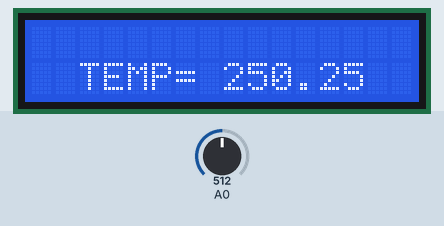
This sketch was run on a simulated Arduino Uno, built with avr-gcc and run on an emulated ATmega328P. Parts: 16×2 character LCD. The inputs (shaded band) are chosen by the test bench; at power-on: A0 = 512. Storage starts empty; what the sketch prints to the serial monitor is not drawn.

Above: at 1.2 s.
1.3 s: A0 set to 716
At 2.9 s:
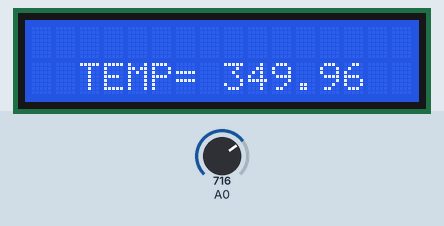
3.6 s: A0 set to 900
At 5.3 s:
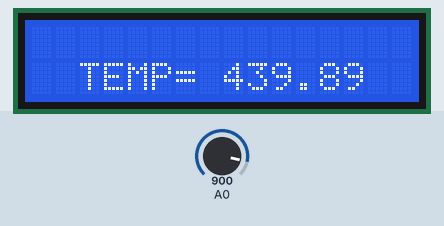
5.6 s: A0 set to 1023
At 7.0 s:
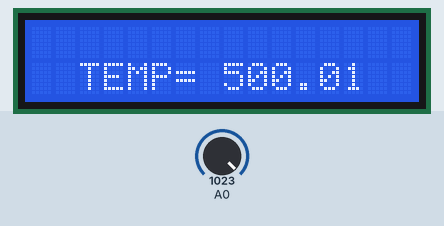
Timing chart, 0 to 8.6 s (numbered marks = the images above; inputs shaded):
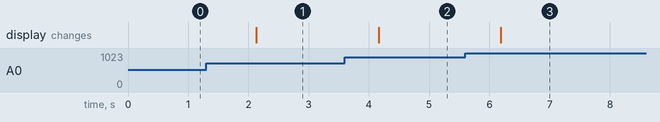

Measured:
- after the input at 1.3 s, the display: changes after 0.83 s (image 1)
- after the input at 3.6 s, the display: changes after 0.56 s (image 2)
- after the input at 5.6 s, the display: changes after 0.59 s (image 3)

The sketch:

Guardar_en_SD.ino
```cpp
#include <SD.h>
#include <SPI.h>
#include  <LiquidCrystal.h>

float temperaturaAmbiente;
const int chipSelect = 4;
File dataFile;
LiquidCrystal lcd(12, 11, 5, 4, 3, 2);

void setup() {
  // put your setup code here, to run once:
  Serial.begin(9600);
  pinMode(chipSelect, OUTPUT); // Definimos el módulo SD como salida

 // INDICAMOS QUE TENEMOS CONECTADA UNA PANTALLA DE 16X2
  lcd.begin(16, 2);

  if (SD.begin(chipSelect))
    Serial.println("Tarjeta detectada");
  else
    Serial.println("No se ha detectado tarjeta");
}

void loop() {
  // put your main code here, to run repeatedly:

    temperaturaAmbiente=analogRead(0);
    temperaturaAmbiente*=0.48877;

    lcd.clear();
    lcd.setCursor ( 2, 1);
    lcd.print("TEMP= "+String(temperaturaAmbiente));

    dataFile = SD.open("sensoTemp.txt", FILE_WRITE); //Crea el archivo  o si ya existe escribe dentro de el

    if (dataFile) {
      Serial.println("Bien");
      dataFile.println(temperaturaAmbiente);
      dataFile.close();
    }

    else
      Serial.println("Mal");

      delay(1000);

}
```
